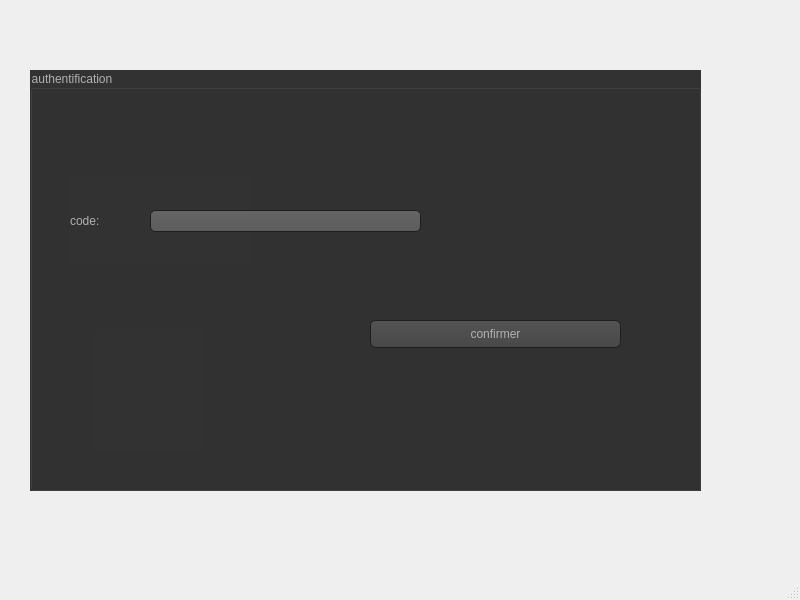
<?xml version="1.0" encoding="UTF-8"?>
<ui version="4.0">
 <class>MainWindow</class>
 <widget class="QMainWindow" name="MainWindow">
  <property name="geometry">
   <rect>
    <x>0</x>
    <y>0</y>
    <width>800</width>
    <height>600</height>
   </rect>
  </property>
  <property name="windowTitle">
   <string>MainWindow</string>
  </property>
  <widget class="QWidget" name="centralwidget">
   <widget class="QGroupBox" name="groupBox">
    <property name="geometry">
     <rect>
      <x>30</x>
      <y>70</y>
      <width>671</width>
      <height>421</height>
     </rect>
    </property>
    <property name="styleSheet">
     <string notr="true">QToolTip
{
     border: 1px solid black;
     background-color: #ffa02f;
     padding: 1px;
     border-radius: 3px;
     opacity: 100;
}

QWidget
{
    color: #b1b1b1;
    background-color: #323232;
}

QWidget:item:hover
{
    background-color: QLinearGradient( x1: 0, y1: 0, x2: 0, y2: 1, stop: 0 #ffa02f, stop: 1 #ca0619);
    color: #000000;
}

QWidget:item:selected
{
    background-color: QLinearGradient( x1: 0, y1: 0, x2: 0, y2: 1, stop: 0 #ffa02f, stop: 1 #d7801a);
}

QMenuBar::item
{
    background: transparent;
}

QMenuBar::item:selected
{
    background: transparent;
    border: 1px solid #ffaa00;
}

QMenuBar::item:pressed
{
    background: #444;
    border: 1px solid #000;
    background-color: QLinearGradient(
        x1:0, y1:0,
        x2:0, y2:1,
        stop:1 #212121,
        stop:0.4 #343434/*,
        stop:0.2 #343434,
        stop:0.1 #ffaa00*/
    );
    margin-bottom:-1px;
    padding-bottom:1px;
}

QMenu
{
    border: 1px solid #000;
}

QMenu::item
{
    padding: 2px 20px 2px 20px;
}

QMenu::item:selected
{
    color: #000000;
}

QWidget:disabled
{
    color: #404040;
    background-color: #323232;
}

QAbstractItemView
{
    background-color: QLinearGradient( x1: 0, y1: 0, x2: 0, y2: 1, stop: 0 #4d4d4d, stop: 0.1 #646464, stop: 1 #5d5d5d);
}

QWidget:focus
{
    /*border: 2px solid QLinearGradient( x1: 0, y1: 0, x2: 0, y2: 1, stop: 0 #ffa02f, stop: 1 #d7801a);*/
}

QLineEdit
{
    background-color: QLinearGradient( x1: 0, y1: 0, x2: 0, y2: 1, stop: 0 #4d4d4d, stop: 0 #646464, stop: 1 #5d5d5d);
    padding: 1px;
    border-style: solid;
    border: 1px solid #1e1e1e;
    border-radius: 5;
}

QPushButton
{
    color: #b1b1b1;
    background-color: QLinearGradient( x1: 0, y1: 0, x2: 0, y2: 1, stop: 0 #565656, stop: 0.1 #525252, stop: 0.5 #4e4e4e, stop: 0.9 #4a4a4a, stop: 1 #464646);
    border-width: 1px;
    border-color: #1e1e1e;
    border-style: solid;
    border-radius: 6;
    padding: 3px;
    font-size: 12px;
    padding-left: 5px;
    padding-right: 5px;
}

QPushButton:pressed
{
    background-color: QLinearGradient( x1: 0, y1: 0, x2: 0, y2: 1, stop: 0 #2d2d2d, stop: 0.1 #2b2b2b, stop: 0.5 #292929, stop: 0.9 #282828, stop: 1 #252525);
}

QComboBox
{
    selection-background-color: #ffaa00;
    background-color: QLinearGradient( x1: 0, y1: 0, x2: 0, y2: 1, stop: 0 #565656, stop: 0.1 #525252, stop: 0.5 #4e4e4e, stop: 0.9 #4a4a4a, stop: 1 #464646);
    border-style: solid;
    border: 1px solid #1e1e1e;
    border-radius: 5;
}

QComboBox:hover,QPushButton:hover
{
    border: 2px solid QLinearGradient( x1: 0, y1: 0, x2: 0, y2: 1, stop: 0 #ffa02f, stop: 1 #d7801a);
}


QComboBox:on
{
    padding-top: 3px;
    padding-left: 4px;
    background-color: QLinearGradient( x1: 0, y1: 0, x2: 0, y2: 1, stop: 0 #2d2d2d, stop: 0.1 #2b2b2b, stop: 0.5 #292929, stop: 0.9 #282828, stop: 1 #252525);
    selection-background-color: #ffaa00;
}

QComboBox QAbstractItemView
{
    border: 2px solid darkgray;
    selection-background-color: QLinearGradient( x1: 0, y1: 0, x2: 0, y2: 1, stop: 0 #ffa02f, stop: 1 #d7801a);
}

QComboBox::drop-down
{
     subcontrol-origin: padding;
     subcontrol-position: top right;
     width: 15px;

     border-left-width: 0px;
     border-left-color: darkgray;
     border-left-style: solid; /* just a single line */
     border-top-right-radius: 3px; /* same radius as the QComboBox */
     border-bottom-right-radius: 3px;
 }

QComboBox::down-arrow
{
     image: url(:/down_arrow.png);
}

QGroupBox:focus
{
border: 2px solid QLinearGradient( x1: 0, y1: 0, x2: 0, y2: 1, stop: 0 #ffa02f, stop: 1 #d7801a);
}

QTextEdit:focus
{
    border: 2px solid QLinearGradient( x1: 0, y1: 0, x2: 0, y2: 1, stop: 0 #ffa02f, stop: 1 #d7801a);
}

QScrollBar:horizontal {
     border: 1px solid #222222;
     background: QLinearGradient( x1: 0, y1: 0, x2: 0, y2: 1, stop: 0.0 #121212, stop: 0.2 #282828, stop: 1 #484848);
     height: 7px;
     margin: 0px 16px 0 16px;
}

QScrollBar::handle:horizontal
{
      background: QLinearGradient( x1: 0, y1: 0, x2: 1, y2: 0, stop: 0 #ffa02f, stop: 0.5 #d7801a, stop: 1 #ffa02f);
      min-height: 20px;
      border-radius: 2px;
}

QScrollBar::add-line:horizontal {
      border: 1px solid #1b1b19;
      border-radius: 2px;
      background: QLinearGradient( x1: 0, y1: 0, x2: 1, y2: 0, stop: 0 #ffa02f, stop: 1 #d7801a);
      width: 14px;
      subcontrol-position: right;
      subcontrol-origin: margin;
}

QScrollBar::sub-line:horizontal {
      border: 1px solid #1b1b19;
      border-radius: 2px;
      background: QLinearGradient( x1: 0, y1: 0, x2: 1, y2: 0, stop: 0 #ffa02f, stop: 1 #d7801a);
      width: 14px;
     subcontrol-position: left;
     subcontrol-origin: margin;
}

QScrollBar::right-arrow:horizontal, QScrollBar::left-arrow:horizontal
{
      border: 1px solid black;
      width: 1px;
      height: 1px;
      background: white;
}

QScrollBar::add-page:horizontal, QScrollBar::sub-page:horizontal
{
      background: none;
}

QScrollBar:vertical
{
      background: QLinearGradient( x1: 0, y1: 0, x2: 1, y2: 0, stop: 0.0 #121212, stop: 0.2 #282828, stop: 1 #484848);
      width: 7px;
      margin: 16px 0 16px 0;
      border: 1px solid #222222;
}

QScrollBar::handle:vertical
{
      background: QLinearGradient( x1: 0, y1: 0, x2: 0, y2: 1, stop: 0 #ffa02f, stop: 0.5 #d7801a, stop: 1 #ffa02f);
      min-height: 20px;
      border-radius: 2px;
}

QScrollBar::add-line:vertical
{
      border: 1px solid #1b1b19;
      border-radius: 2px;
      background: QLinearGradient( x1: 0, y1: 0, x2: 0, y2: 1, stop: 0 #ffa02f, stop: 1 #d7801a);
      height: 14px;
      subcontrol-position: bottom;
      subcontrol-origin: margin;
}

QScrollBar::sub-line:vertical
{
      border: 1px solid #1b1b19;
      border-radius: 2px;
      background: QLinearGradient( x1: 0, y1: 0, x2: 0, y2: 1, stop: 0 #d7801a, stop: 1 #ffa02f);
      height: 14px;
      subcontrol-position: top;
      subcontrol-origin: margin;
}

QScrollBar::up-arrow:vertical, QScrollBar::down-arrow:vertical
{
      border: 1px solid black;
      width: 1px;
      height: 1px;
      background: white;
}


QScrollBar::add-page:vertical, QScrollBar::sub-page:vertical
{
      background: none;
}

QTextEdit
{
    background-color: #242424;
}

QPlainTextEdit
{
    background-color: #242424;
}

QHeaderView::section
{
    background-color: QLinearGradient(x1:0, y1:0, x2:0, y2:1, stop:0 #616161, stop: 0.5 #505050, stop: 0.6 #434343, stop:1 #656565);
    color: white;
    padding-left: 4px;
    border: 1px solid #6c6c6c;
}

QCheckBox:disabled
{
color: #414141;
}

QDockWidget::title
{
    text-align: center;
    spacing: 3px; /* spacing between items in the tool bar */
    background-color: QLinearGradient(x1:0, y1:0, x2:0, y2:1, stop:0 #323232, stop: 0.5 #242424, stop:1 #323232);
}

QDockWidget::close-button, QDockWidget::float-button
{
    text-align: center;
    spacing: 1px; /* spacing between items in the tool bar */
    background-color: QLinearGradient(x1:0, y1:0, x2:0, y2:1, stop:0 #323232, stop: 0.5 #242424, stop:1 #323232);
}

QDockWidget::close-button:hover, QDockWidget::float-button:hover
{
    background: #242424;
}

QDockWidget::close-button:pressed, QDockWidget::float-button:pressed
{
    padding: 1px -1px -1px 1px;
}

QMainWindow::separator
{
    background-color: QLinearGradient(x1:0, y1:0, x2:0, y2:1, stop:0 #161616, stop: 0.5 #151515, stop: 0.6 #212121, stop:1 #343434);
    color: white;
    padding-left: 4px;
    border: 1px solid #4c4c4c;
    spacing: 3px; /* spacing between items in the tool bar */
}

QMainWindow::separator:hover
{

    background-color: QLinearGradient(x1:0, y1:0, x2:0, y2:1, stop:0 #d7801a, stop:0.5 #b56c17 stop:1 #ffa02f);
    color: white;
    padding-left: 4px;
    border: 1px solid #6c6c6c;
    spacing: 3px; /* spacing between items in the tool bar */
}

QToolBar::handle
{
     spacing: 3px; /* spacing between items in the tool bar */
     background: url(:/images/handle.png);
}

QMenu::separator
{
    height: 2px;
    background-color: QLinearGradient(x1:0, y1:0, x2:0, y2:1, stop:0 #161616, stop: 0.5 #151515, stop: 0.6 #212121, stop:1 #343434);
    color: white;
    padding-left: 4px;
    margin-left: 10px;
    margin-right: 5px;
}

QProgressBar
{
    border: 2px solid grey;
    border-radius: 5px;
    text-align: center;
}

QProgressBar::chunk
{
    background-color: #d7801a;
    width: 2.15px;
    margin: 0.5px;
}

QTabBar::tab {
    color: #b1b1b1;
    border: 1px solid #444;
    border-bottom-style: none;
    background-color: #323232;
    padding-left: 10px;
    padding-right: 10px;
    padding-top: 3px;
    padding-bottom: 2px;
    margin-right: -1px;
}

QTabWidget::pane {
    border: 1px solid #444;
    top: 1px;
}

QTabBar::tab:last
{
    margin-right: 0; /* the last selected tab has nothing to overlap with on the right */
    border-top-right-radius: 3px;
}

QTabBar::tab:first:!selected
{
 margin-left: 0px; /* the last selected tab has nothing to overlap with on the right */


    border-top-left-radius: 3px;
}

QTabBar::tab:!selected
{
    color: #b1b1b1;
    border-bottom-style: solid;
    margin-top: 3px;
    background-color: QLinearGradient(x1:0, y1:0, x2:0, y2:1, stop:1 #212121, stop:.4 #343434);
}

QTabBar::tab:selected
{
    border-top-left-radius: 3px;
    border-top-right-radius: 3px;
    margin-bottom: 0px;
}

QTabBar::tab:!selected:hover
{
    /*border-top: 2px solid #ffaa00;
    padding-bottom: 3px;*/
    border-top-left-radius: 3px;
    border-top-right-radius: 3px;
    background-color: QLinearGradient(x1:0, y1:0, x2:0, y2:1, stop:1 #212121, stop:0.4 #343434, stop:0.2 #343434, stop:0.1 #ffaa00);
}

QRadioButton::indicator:checked, QRadioButton::indicator:unchecked{
    color: #b1b1b1;
    background-color: #323232;
    border: 1px solid #b1b1b1;
    border-radius: 6px;
}

QRadioButton::indicator:checked
{
    background-color: qradialgradient(
        cx: 0.5, cy: 0.5,
        fx: 0.5, fy: 0.5,
        radius: 1.0,
        stop: 0.25 #ffaa00,
        stop: 0.3 #323232
    );
}

QCheckBox::indicator{
    color: #b1b1b1;
    background-color: #323232;
    border: 1px solid #b1b1b1;
    width: 9px;
    height: 9px;
}

QRadioButton::indicator
{
    border-radius: 6px;
}

QRadioButton::indicator:hover, QCheckBox::indicator:hover
{
    border: 1px solid #ffaa00;
}

QCheckBox::indicator:checked
{
    image:url(:/images/checkbox.png);
}

QCheckBox::indicator:disabled, QRadioButton::indicator:disabled
{
    border: 1px solid #444;
}
</string>
    </property>
    <property name="title">
     <string>authentification</string>
    </property>
    <widget class="QLabel" name="label">
     <property name="geometry">
      <rect>
       <x>40</x>
       <y>105</y>
       <width>181</width>
       <height>91</height>
      </rect>
     </property>
     <property name="text">
      <string>code:</string>
     </property>
    </widget>
    <widget class="QLineEdit" name="lineEdit">
     <property name="geometry">
      <rect>
       <x>120</x>
       <y>140</y>
       <width>271</width>
       <height>22</height>
      </rect>
     </property>
    </widget>
    <widget class="QPushButton" name="pushButton">
     <property name="geometry">
      <rect>
       <x>340</x>
       <y>250</y>
       <width>251</width>
       <height>28</height>
      </rect>
     </property>
     <property name="text">
      <string>confirmer</string>
     </property>
    </widget>
    <widget class="QLabel" name="label_6">
     <property name="geometry">
      <rect>
       <x>64</x>
       <y>260</y>
       <width>111</width>
       <height>121</height>
      </rect>
     </property>
     <property name="text">
      <string/>
     </property>
    </widget>
   </widget>
  </widget>
  <widget class="QMenuBar" name="menubar">
   <property name="geometry">
    <rect>
     <x>0</x>
     <y>0</y>
     <width>800</width>
     <height>26</height>
    </rect>
   </property>
  </widget>
  <widget class="QStatusBar" name="statusbar"/>
 </widget>
 <resources/>
 <connections/>
</ui>
